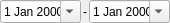
<?xml version="1.0" encoding="UTF-8"?>
<ui version="4.0">
 <class>DateRangeWidget</class>
 <widget class="QWidget" name="DateRangeWidget">
  <property name="geometry">
   <rect>
    <x>0</x>
    <y>0</y>
    <width>170</width>
    <height>20</height>
   </rect>
  </property>
  <property name="sizePolicy">
   <sizepolicy hsizetype="Fixed" vsizetype="Fixed">
    <horstretch>0</horstretch>
    <verstretch>0</verstretch>
   </sizepolicy>
  </property>
  <property name="windowTitle">
   <string/>
  </property>
  <layout class="QHBoxLayout" name="horizontalLayout">
   <property name="spacing">
    <number>0</number>
   </property>
   <property name="leftMargin">
    <number>0</number>
   </property>
   <property name="topMargin">
    <number>0</number>
   </property>
   <property name="rightMargin">
    <number>0</number>
   </property>
   <property name="bottomMargin">
    <number>0</number>
   </property>
   <item>
    <widget class="QDateEdit" name="dateEditFrom">
     <property name="frame">
      <bool>true</bool>
     </property>
     <property name="buttonSymbols">
      <enum>QAbstractSpinBox::NoButtons</enum>
     </property>
     <property name="calendarPopup">
      <bool>true</bool>
     </property>
    </widget>
   </item>
   <item>
    <widget class="QLabel" name="delimLabel">
     <property name="sizePolicy">
      <sizepolicy hsizetype="Fixed" vsizetype="Preferred">
       <horstretch>0</horstretch>
       <verstretch>0</verstretch>
      </sizepolicy>
     </property>
     <property name="minimumSize">
      <size>
       <width>8</width>
       <height>0</height>
      </size>
     </property>
     <property name="maximumSize">
      <size>
       <width>8</width>
       <height>16777215</height>
      </size>
     </property>
     <property name="text">
      <string>-</string>
     </property>
     <property name="alignment">
      <set>Qt::AlignCenter</set>
     </property>
    </widget>
   </item>
   <item>
    <widget class="QDateEdit" name="dateEditTo">
     <property name="wrapping">
      <bool>false</bool>
     </property>
     <property name="buttonSymbols">
      <enum>QAbstractSpinBox::NoButtons</enum>
     </property>
     <property name="calendarPopup">
      <bool>true</bool>
     </property>
    </widget>
   </item>
  </layout>
 </widget>
 <resources/>
 <connections/>
</ui>
